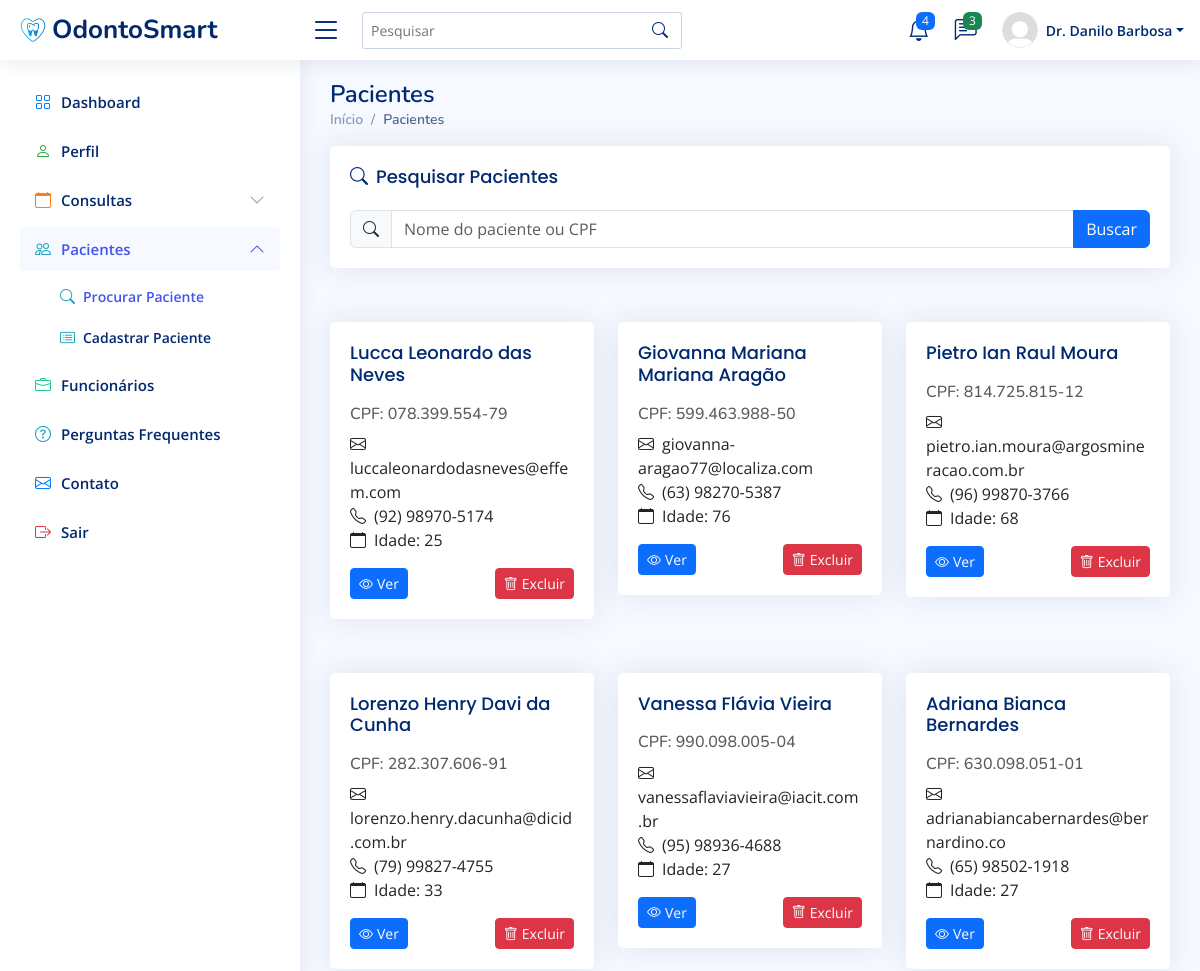
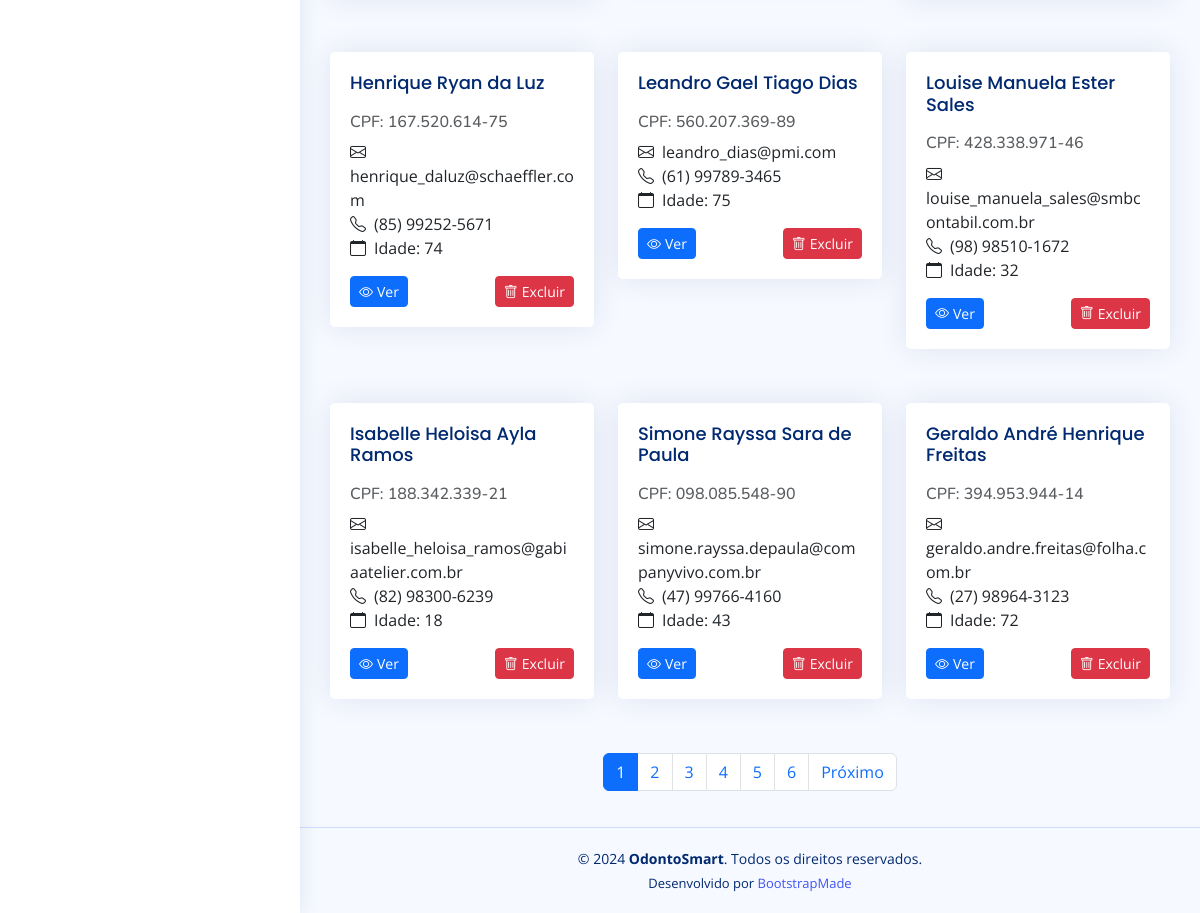
Page /procurar-paciente/ (signed in) on the committed database (2 pictures, top to bottom).
### clinicaMedica/models.py (models this page shows, shortened)
class Funcionario(AbstractBaseUser, PermissionsMixin):
    cpf = models.CharField(max_length=14, unique=True)
    email = models.EmailField(unique=True, blank=False)
    salario = models.DecimalField(max_digits=10, decimal_places=2)
    cargo = models.CharField(max_length=50)
    nome = models.CharField(max_length=50)
    is_first_login = models.BooleanField(default=True)
    is_staff = models.BooleanField(default=False)
    date_joined = models.DateTimeField(verbose_name="Data de Ingresso", default=timezone.now)
    objects = FuncionarioManager()
    USERNAME_FIELD = 'email'
    REQUIRED_FIELDS = ['cpf', 'nome', 'cargo', 'salario']
    def first_two_names(self):
        parts = self.nome.split()
        if len(parts) == 1:
            name = self.nome
        elif len(parts) == 2:
            name = f"{parts[0]} {parts[1]}"
        else:
            name = f"{parts[0]} {parts[-1]}"
        if hasattr(self, 'dentista'):
            return f"Dr. {name}"
        return name

class Paciente(models.Model):
    cpf = models.CharField(max_length=14, unique=True)
    nome = models.CharField(max_length=50, blank=False)
    email = models.EmailField(unique=True, blank=False)
    telefone = models.CharField(max_length=50, blank=False)
    endereco = models.CharField(max_length=50, blank=False)
    data_de_nascimento = models.DateField(verbose_name="Data de Nascimento", blank=False)
    sexo = models.CharField(max_length=9, blank=False)
    estado = models.CharField(max_length=50, blank=False)
    cep = models.CharField(max_length=9, blank=True)
    date_joined = models.DateTimeField(verbose_name="Data do Cadastro", default=timezone.now)
    def calcular_idade(self):
        hoje = date.today()
        return hoje.year - self.data_de_nascimento.year - ((hoje.month, hoje.day) < (self.data_de_nascimento.month, self.data_de_nascimento.day))

### clinicaMedica/views.py (the view)
# urls.py: path('procurar-paciente/', views.procurar_paciente, name='procurar-paciente'),
@login_required
def procurar_paciente(request):
    query = request.GET.get('procurar')
    if query:
        lista_de_pacientes = Paciente.objects.filter(
            nome__icontains=query
            ).union(
                Paciente.objects.filter(cpf__icontains=query)
            ).order_by('-id')
    else:
        lista_de_pacientes = Paciente.objects.all().order_by('-id')  # Ordena os pacientes pelo id em ordem decrescente
    paginator = Paginator(lista_de_pacientes, 12)  # Mostra até 12 pacientes por página
    page_number = request.GET.get('page')
    page_obj = paginator.get_page(page_number)
    return render(request, 'procurar-paciente.html', {'page_obj': page_obj, 'query':query})

### clinicaMedica/templates/procurar-paciente.html (shortened to what this page needs)
{% load static %}
<!DOCTYPE html>
<html lang="pt-br">
  <head>
    <link
      href="{% static 'vendor/bootstrap/css/bootstrap.min.css' %}"
      rel="stylesheet"
    />
    <link
      href="{% static 'vendor/bootstrap-icons/bootstrap-icons.css' %}"
      rel="stylesheet"
    />
    <link
      href="{% static 'vendor/boxicons/css/boxicons.min.css' %}"
      rel="stylesheet"
    />
    <link href="{% static 'vendor/quill/quill.snow.css' %}" rel="stylesheet" />
    <link
      href="{% static 'vendor/quill/quill.bubble.css' %}"
      rel="stylesheet"
    />
    <link
      href="{% static 'vendor/remixicon/remixicon.css' %}"
      rel="stylesheet"
    />
    <link
      href="{% static 'vendor/simple-datatables/style.css' %}"
      rel="stylesheet"
    />
    <link href="{% static 'css/style.css' %}" rel="stylesheet" />
  </head>
  <body>
    <header id="header" class="header fixed-top d-flex align-items-center">
      <div class="d-flex align-items-center justify-content-between">
        <a href="{% url 'dashboard' %}" class="logo d-flex align-items-center">
          <img src="{% static 'img/logo.png' %}" alt="" />
          <span class="d-none d-lg-block">OdontoSmart</span>
        </a>
        <i class="bi bi-list toggle-sidebar-btn"></i>
      </div>
      <div class="search-bar">
        <form
          class="search-form d-flex align-items-center"
          method="POST"
          action="#"
        >
          <input
            type="text"
            name="query"
            placeholder="Pesquisar"
            title="Pesquisar"
          />
          <button type="submit" title="Pesquisar">
            <i class="bi bi-search"></i>
          </button>
        </form>
      </div>
      <nav class="header-nav ms-auto">
        <ul class="d-flex align-items-center">
          <li class="nav-item dropdown">
            <a class="nav-link nav-icon" href="#" data-bs-toggle="dropdown">
              <i class="bi bi-bell"></i>
              <span class="badge bg-primary badge-number">4</span> </a
            >
          </li>
          <li class="nav-item dropdown">
            <a class="nav-link nav-icon" href="#" data-bs-toggle="dropdown">
              <i class="bi bi-chat-left-text"></i>
              <span class="badge bg-success badge-number">3</span> </a
            >
          </li>
          <li class="nav-item dropdown pe-3">
            <a
              class="nav-link nav-profile d-flex align-items-center pe-0"
              href="#"
              data-bs-toggle="dropdown"
            >
              <img
                src="{% static 'img/profile-img.png' %}"
                alt="Perfil"
                class="rounded-circle"
              />
              <span class="d-none d-md-block dropdown-toggle ps-2"
                >{{ user.first_two_names }}</span
              > </a
            >
          </li>
        </ul>
      </nav>
    </header>
    <aside id="sidebar" class="sidebar">
      <ul class="sidebar-nav" id="sidebar-nav">
        <li class="nav-item">
          <a class="nav-link collapsed" href="{% url 'dashboard' %}">
            <i class="bi bi-grid" style="color: #007bff"></i>
            <span>Dashboard</span>
          </a>
        </li>
        <li class="nav-item">
          <a class="nav-link collapsed" href="{% url 'perfil' %}">
            <i class="bi bi-person" style="color: #28a745"></i>
            <span>Perfil</span>
          </a>
        </li>
        <li class="nav-item">
          <a
            href="#"
            class="nav-link collapsed"
            data-bs-target="#consultas-nav"
            data-bs-toggle="collapse"
          >
            <i class="bi bi-calendar" style="color: #fd7e14"></i>
            <span>Consultas</span>
            <i class="bi bi-chevron-down ms-auto"></i>
          </a>
        </li>
        <li class="nav-item">
          <a
            href="#"
            class="nav-link"
            data-bs-target="#pacientes-nav"
            data-bs-toggle="collapse"
          >
            <i class="bi bi-people" style="color: #17a2b8"></i>
            <span>Pacientes</span>
            <i class="bi bi-chevron-down ms-auto"></i>
          </a>
          <ul
            id="pacientes-nav"
            class="nav-content"
            data-bs-parent="#sidebar-nav"
          >
            <li>
              <a href="{% url 'procurar-paciente' %}" class="active">
                <i
                  class="bi bi-search"
                  style="color: #17a2b8; font-size: 15px"
                ></i>
                <span>Procurar Paciente</span>
              </a>
            </li>
            <li>
              <a href="{% url 'cadastrar-paciente' %}">
                <i
                  class="bi bi-card-list"
                  style="color: #17a2b8; font-size: 15px"
                ></i>
                <span>Cadastrar Paciente</span>
              </a>
            </li>
          </ul>
        </li>
        <li class="nav-item">
          <a class="nav-link collapsed" href="{% url 'funcionario' %}">
            <i class="bi bi-briefcase" style="color: #20c997"></i>
            <span>Funcionários</span>
          </a>
        </li>
        <li class="nav-item">
          <a class="nav-link collapsed" href="{% url 'faq' %}">
            <i class="bi bi-question-circle" style="color: #17a2b8"></i>
            <span>Perguntas Frequentes</span>
          </a>
        </li>
        <li class="nav-item">
          <a class="nav-link collapsed" href="{% url 'contato' %}">
            <i class="bi bi-envelope" style="color: #007bff"></i>
            <span>Contato</span>
          </a>
        </li>
        <li class="nav-item">
          <a class="nav-link collapsed" href="{% url 'logout' %}">
            <i class="bi bi-box-arrow-right" style="color: #dc3545"></i>
            <span>Sair</span>
          </a>
        </li>
      </ul>
    </aside>
    <main id="main" class="main">
      <div class="pagetitle">
        <h1>Pacientes</h1>
        <nav>
          <ol class="breadcrumb">
            <li class="breadcrumb-item">
              <a href="{% url 'dashboard' %}">Início</a>
            </li>
            <li class="breadcrumb-item active">Pacientes</li>
          </ol>
        </nav>
      </div>
      <div class="row mb-4">
        <div class="col">
          <div class="card">
            <div class="card-body">
              <h5 class="card-title">
                <i class="bi bi-search me-2"></i>Pesquisar Pacientes
              </h5>
              <form method="get" action="{% url 'procurar-paciente' %}">
                <div class="input-group">
                  <span class="input-group-text"
                    ><i class="bi bi-search"></i
                  ></span>
                  <input
                    type="text"
                    class="form-control"
                    placeholder="Nome do paciente ou CPF"
                    id="searchInput"
                    value="{{ query|default:'' }}"
                    name="procurar"
                  />
                  <button class="btn btn-primary" type="submit">Buscar</button>
                </div>
              </form>
            </div>
          </div>
        </div>
      </div>
      <div class="row" id="patientList">
        {% for paciente in page_obj %}
        <div class="col-md-6 col-lg-4 mb-4">
          <div class="card patient-card">
            <div class="card-body">
              <h5 class="card-title">{{ paciente.nome }}</h5>
              <h6 class="card-subtitle mb-2 text-muted">
                CPF: {{ paciente.cpf }}
              </h6>
              <p class="card-text">
                <i class="bi bi-envelope me-2"></i>{{ paciente.email }}<br />
                <i class="bi bi-telephone me-2"></i>{{ paciente.telefone }}<br />
                <i class="bi bi-calendar me-2"></i>Idade: {{ paciente.calcular_idade }}
              </p>
              <div class="d-flex justify-content-between">
                <a href="#" class="btn btn-primary btn-sm"
                  ><i class="bi bi-eye me-1"></i>Ver</a
                >
                <a href="#" class="btn btn-danger btn-sm"
                  ><i class="bi bi-trash me-1"></i>Excluir</a
                >
              </div>
            </div>
          </div>
        </div>
        {% endfor %}
      </div>
      <nav aria-label="Navegação de página">
        <ul class="pagination justify-content-center">
           {% for num in page_obj.paginator.page_range %}
          <li
            class="page-item {% if page_obj.number == num %}active{% endif %}"
          >
            <a class="page-link" href="?page={{ num }}">{{ num }}</a>
          </li>
          {% endfor %} {% if page_obj.has_next %}
          <li class="page-item">
            <a class="page-link" href="?page={{ page_obj.next_page_number }}"
              >Próximo</a
            >
          </li>
          {% endif %}
        </ul>
      </nav>
    </main>
    <footer id="footer" class="footer">
      <div class="copyright">
        &copy; 2024 <strong><span>OdontoSmart</span></strong
        >. Todos os direitos reservados.
      </div>
      <div class="credits">
        Desenvolvido por <a href="https://bootstrapmade.com/">BootstrapMade</a>
      </div>
    </footer>
  </body>
</html>

### clinicaMedica/static/css/style.css (style rules this page uses)
:root { scroll-behavior: smooth; }
body { font-family: "Open Sans", sans-serif; background: #f6f9ff; color: #444444; }
a { color: #4154f1; text-decoration: none; }
h1, h2, h3, h4, h5, h6 { font-family: "Nunito", sans-serif; }
#main { margin-top: 60px; padding: 20px 30px; transition: all 0.3s; }
.pagetitle { margin-bottom: 10px; }
.pagetitle h1 { font-size: 24px; margin-bottom: 0; font-weight: 600; color: #012970; }
.card { margin-bottom: 30px; border: none; border-radius: 5px; box-shadow: 0px 0 30px rgba(1, 41, 112, 0.1); }
.card-title { padding: 20px 0 15px 0; font-size: 18px; font-weight: 500; color: #012970; font-family: "Poppins", sans-serif; }
.card-body { padding: 0 20px 20px 20px; }
.breadcrumb { font-size: 14px; font-family: "Nunito", sans-serif; color: #899bbd; font-weight: 600; }
.breadcrumb a { color: #899bbd; transition: 0.3s; }
.breadcrumb .breadcrumb-item::before { color: #899bbd; }
.breadcrumb .active { color: #51678f; font-weight: 600; }
.logo { line-height: 1; }
@media (min-width: 1200px) { .logo { width: 280px; } }
.logo img { max-height: 26px; margin-right: 6px; }
.logo span { font-size: 26px; font-weight: 700; color: #012970; font-family: "Nunito", sans-serif; }
.header { transition: all 0.5s; z-index: 997; height: 60px; box-shadow: 0px 2px 20px rgba(1, 41, 112, 0.1); background-color: #fff; padding-left: 20px; }
.header .toggle-sidebar-btn { font-size: 32px; padding-left: 10px; cursor: pointer; color: #012970; }
.header .search-bar { min-width: 360px; padding: 0 20px; }
.header .search-form { width: 100%; }
.header .search-form input { border: 0; font-size: 14px; color: #012970; border: 1px solid rgba(1, 41, 112, 0.2); padding: 7px 38px 7px 8px; border-radius: 3px; transition: 0.3s; width: 100%; }
.header .search-form button { border: 0; padding: 0; margin-left: -30px; background: none; }
.header .search-form button i { color: #012970; }
.header-nav ul { list-style: none; }
.header-nav>ul { margin: 0; padding: 0; }
.header-nav .nav-icon { font-size: 22px; color: #012970; margin-right: 25px; position: relative; }
.header-nav .nav-profile { color: #012970; }
.header-nav .nav-profile img { max-height: 36px; }
.header-nav .nav-profile span { font-size: 14px; font-weight: 600; }
.header-nav .badge-number { position: absolute; inset: -2px -5px auto auto; font-weight: normal; font-size: 12px; padding: 3px 6px; }
.sidebar { position: fixed; top: 60px; left: 0; bottom: 0; width: 300px; z-index: 996; transition: all 0.3s; padding: 20px; overflow-y: auto; scrollbar-width: thin; scrollbar-color: #aab7cf transparent; box-shadow: 0px 0px 20px rgba(1, 41, 112, 0.1); background-color: #fff; }
@media (min-width: 1200px) { #main, #footer { margin-left: 300px; } }
.sidebar-nav { padding: 0; margin: 0; list-style: none; }
.sidebar-nav li { padding: 0; margin: 0; list-style: none; }
.sidebar-nav .nav-item { margin-bottom: 5px; }
.sidebar-nav .nav-link { display: flex; align-items: center; font-size: 15px; font-weight: 600; color: #4154f1; transition: 0.3; background: #f6f9ff; padding: 10px 15px; border-radius: 4px; }
.sidebar-nav .nav-link i { font-size: 16px; margin-right: 10px; color: #4154f1; }
.sidebar-nav .nav-link.collapsed { color: #012970; background: #fff; }
.sidebar-nav .nav-link.collapsed i { color: #899bbd; }
.sidebar-nav .nav-link .bi-chevron-down { margin-right: 0; transition: transform 0.2s ease-in-out; }
.sidebar-nav .nav-link:not(.collapsed) .bi-chevron-down { transform: rotate(180deg); }
.sidebar-nav .nav-content { padding: 5px 0 0 0; margin: 0; list-style: none; }
.sidebar-nav .nav-content a { display: flex; align-items: center; font-size: 14px; font-weight: 600; color: #012970; transition: 0.3; padding: 10px 0 10px 40px; transition: 0.3s; }
.sidebar-nav .nav-content a i { font-size: 6px; margin-right: 8px; line-height: 0; border-radius: 50%; }
.sidebar-nav .nav-content a:hover, .sidebar-nav .nav-content a.active { color: #4154f1; }
.patient-card { transition: transform 0.2s; }
.footer { padding: 20px 0; font-size: 14px; transition: all 0.3s; border-top: 1px solid #cddfff; }
.footer .copyright { text-align: center; color: #012970; }
.footer .credits { padding-top: 5px; text-align: center; font-size: 13px; color: #012970; }

### rows in the picture
Funcionario: first_two_names "Dr. Danilo Barbosa"
Paciente: nome "Lucca Leonardo das Neves", cpf "078.399.554-79", email "luccaleonardodasneves@effem.com", telefone "(92) 98970-5174", calcular_idade "25"
Paciente: nome "Giovanna Mariana Mariana Aragão", cpf "599.463.988-50", email "giovanna-aragao77@localiza.com", telefone "(63) 98270-5387", calcular_idade "76"
Paciente: nome "Pietro Ian Raul Moura", cpf "814.725.815-12", email "pietro.ian.moura@argosmineracao.com.br", telefone "(96) 99870-3766", calcular_idade "68"
Paciente: nome "Lorenzo Henry Davi da Cunha", cpf "282.307.606-91", email "lorenzo.henry.dacunha@dicid.com.br", telefone "(79) 99827-4755", calcular_idade "33"
Paciente: nome "Vanessa Flávia Vieira", cpf "990.098.005-04", email "vanessaflaviavieira@iacit.com.br", telefone "(95) 98936-4688", calcular_idade "27"
Paciente: nome "Adriana Bianca Bernardes", cpf "630.098.051-01", email "adrianabiancabernardes@bernardino.co", telefone "(65) 98502-1918", calcular_idade "27"
Paciente: nome "Henrique Ryan da Luz", cpf "167.520.614-75", email "henrique_daluz@schaeffler.com", telefone "(85) 99252-5671", calcular_idade "74"
Paciente: nome "Leandro Gael Tiago Dias", cpf "560.207.369-89", email "leandro_dias@pmi.com", telefone "(61) 99789-3465", calcular_idade "75"
Paciente: nome "Louise Manuela Ester Sales", cpf "428.338.971-46", email "louise_manuela_sales@smbcontabil.com.br", telefone "(98) 98510-1672", calcular_idade "32"
Paciente: nome "Isabelle Heloisa Ayla Ramos", cpf "188.342.339-21", email "isabelle_heloisa_ramos@gabiaatelier.com.br", telefone "(82) 98300-6239", calcular_idade "18"
Paciente: nome "Simone Rayssa Sara de Paula", cpf "098.085.548-90", email "simone.rayssa.depaula@companyvivo.com.br", telefone "(47) 99766-4160", calcular_idade "43"
Paciente: nome "Geraldo André Henrique Freitas", cpf "394.953.944-14", email "geraldo.andre.freitas@folha.com.br", telefone "(27) 98964-3123", calcular_idade "72"

### other values in the picture
{{ num }} "1" "2" "3" "4" "5" "6"
